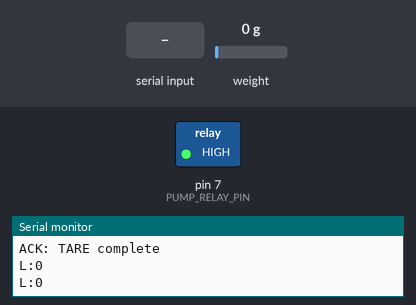
Simulated run of this sketch. Board: Arduino Uno, built with avr-gcc and run on an emulated ATmega328P. On the bench: switched loads named in the sketch (green lamp = pin HIGH), the last lines printed to the serial monitor. The inputs (shaded band) are chosen by the test bench; at power-on: weight on the scale 0 g.

Above: at 3.2 s.
3.3 s: "P_ON\n" received over Serial
At 3.9 s:
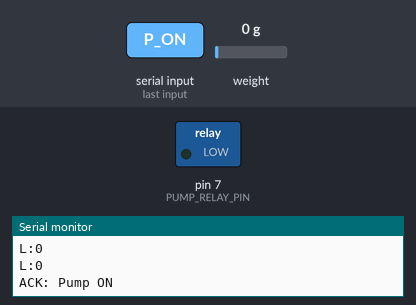
5.0 s: "P_OFF\n" received over Serial
At 6.1 s:
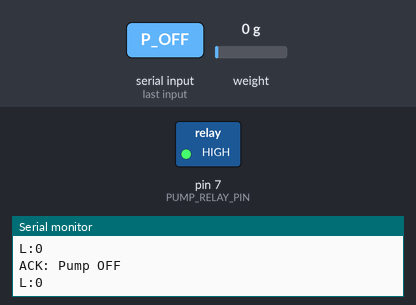
Timing chart, 0 to 8.0 s (numbered marks = the images above; inputs shaded):
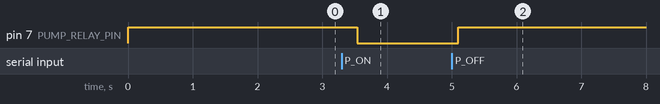

Measured:
- after the input at 3.3 s, pin 7 (PUMP_RELAY_PIN): HIGH → LOW after 0.24 s
- after the input at 5.0 s, pin 7 (PUMP_RELAY_PIN): LOW → HIGH after 0.10 s

The sketch:

HX711_Pump_ROS.ino
```cpp
#include "HX711.h"

// 핀 설정
const int LOADCELL_DOUT_PIN = 3;
const int LOADCELL_SCK_PIN = 2;
const int PUMP_RELAY_PIN = 7; // 1. [추가] 펌프 릴레이 핀

HX711 scale;

void setup() {
  Serial.begin(115200); // ROS 노드의 baud_rate와 일치

  // 2. [추가] 펌프 핀 설정 (시작 시 OFF)
  pinMode(PUMP_RELAY_PIN, OUTPUT);
  digitalWrite(PUMP_RELAY_PIN, HIGH); // 릴레이가 LOW일 때 OFF라고 가정

  scale.begin(LOADCELL_DOUT_PIN, LOADCELL_SCK_PIN);

  Serial.println("HX711 & Pump ROS Ready.");

  // 시작 시 자동으로 0점 조절
  tareLoadCell();
}

void loop() {
  // 1. 로드셀 값 읽어서 "L:<값>" 형식으로 전송 (기존과 동일)
  if (scale.is_ready()) {
    long raw_value = scale.get_units(5); // 5회 평균값
    Serial.print("L:");
    Serial.println(raw_value);
  }

  // 2. ROS 노드로부터 명령 수신 (TARE, P_ON, P_OFF)
  checkSerialCommands();

  delay(20); // 약 50Hz
}

// 0점 조절 함수 (기존과 동일)
void tareLoadCell() {
  scale.tare(20);
  Serial.println("ACK: TARE complete");
}

// 시리얼 명령 처리
void checkSerialCommands() {
  if (Serial.available() > 0) {
    String cmd = Serial.readStringUntil('\n');
    cmd.trim();

    if (cmd == "TARE") {
      tareLoadCell();
    }
    // 3. [추가] 펌프 제어 로직
    else if (cmd == "P_ON") {
      digitalWrite(PUMP_RELAY_PIN, LOW);
      Serial.println("ACK: Pump ON");
    }
    else if (cmd == "P_OFF") {
      digitalWrite(PUMP_RELAY_PIN, HIGH);
      Serial.println("ACK: Pump OFF");
    }
  }
}
```
